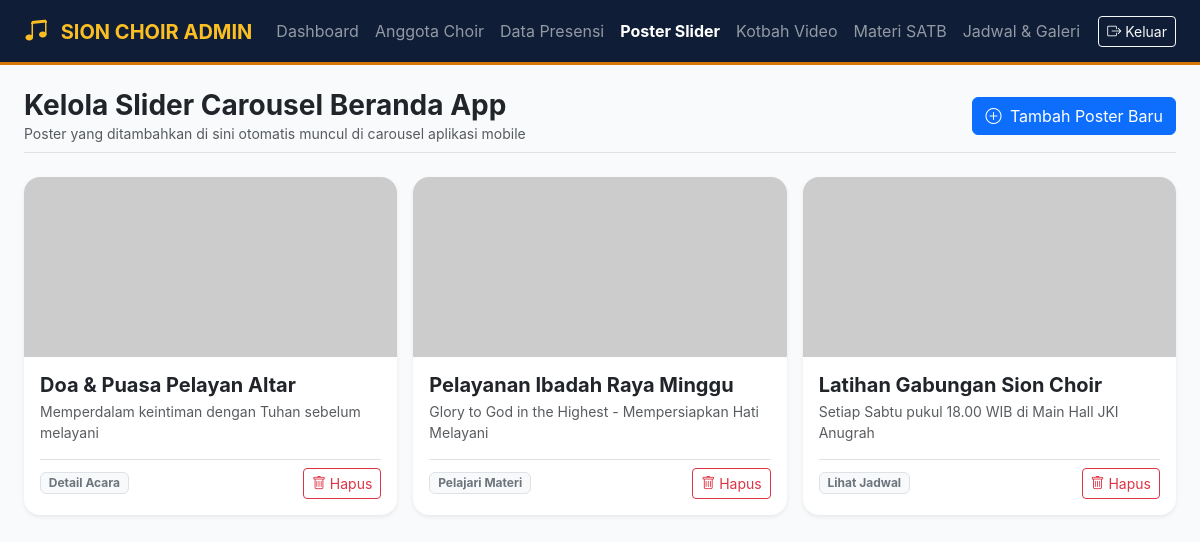
Page /posters.php (signed in) on the committed database.
### tables this page shows
CREATE TABLE IF NOT EXISTS `chsn_posters` (
  `id` INT AUTO_INCREMENT PRIMARY KEY,
  `title` VARCHAR(255) NOT NULL,
  `subtitle` VARCHAR(255) NULL,
  `image_url` VARCHAR(500) NOT NULL,
  `action_text` VARCHAR(50) DEFAULT 'Lihat Detail',
  `is_active` TINYINT(1) DEFAULT 1,
  `created_at` TIMESTAMP DEFAULT CURRENT_TIMESTAMP
);

### posters.php (the view, shortened to what this page needs)
<?php
require_once 'config.php';
$posters = $pdo->query("SELECT * FROM chsn_posters ORDER BY id DESC")->fetchAll();
?>
<!DOCTYPE html>
<html lang="id">
<head>
    <link href="https://cdn.jsdelivr.net/npm/bootstrap@5.3.3/dist/css/bootstrap.min.css" rel="stylesheet">
    <link rel="stylesheet" href="https://cdn.jsdelivr.net/npm/bootstrap-icons@1.11.3/font/bootstrap-icons.min.css">
</head>
<body>
<nav class="navbar navbar-expand-lg navbar-dark navbar-choir sticky-top py-2">
    <div class="container-fluid px-4">
        <a class="navbar-brand fw-bold" href="dashboard.php" style="color: #FBBF24;">
            <i class="bi bi-music-note-beamed fs-4 me-2"></i> SION CHOIR ADMIN
        </a>
        <div class="collapse navbar-collapse">
            <ul class="navbar-nav me-auto">
                <li class="nav-item"><a class="nav-link" href="dashboard.php">Dashboard</a></li>
                <li class="nav-item"><a class="nav-link" href="users.php">Anggota Choir</a></li>
                <li class="nav-item"><a class="nav-link" href="absensi.php">Data Presensi</a></li>
                <li class="nav-item"><a class="nav-link active fw-bold" href="posters.php">Poster Slider</a></li>
                <li class="nav-item"><a class="nav-link" href="kotbah.php">Kotbah Video</a></li>
                <li class="nav-item"><a class="nav-link" href="materi.php">Materi SATB</a></li>
                <li class="nav-item"><a class="nav-link" href="jadwal.php">Jadwal & Galeri</a></li>
            </ul>
            <a href="logout.php" class="btn btn-sm btn-outline-light"><i class="bi bi-box-arrow-right"></i> Keluar</a>
        </div>
    </div>
</nav>
<div class="container-fluid px-4 py-4">
    <div class="d-flex justify-content-between align-items-center mb-4 pb-2 border-bottom">
        <div>
            <h3 class="fw-bold mb-0 text-dark">Kelola Slider Carousel Beranda App</h3>
            <p class="text-muted small mb-0">Poster yang ditambahkan di sini otomatis muncul di carousel aplikasi mobile</p>
        </div>
        <button class="btn btn-primary" data-bs-toggle="modal" data-bs-target="#modalTambah">
            <i class="bi bi-plus-circle me-1"></i> Tambah Poster Baru
        </button>
    </div>
    <div class="row g-3">
        <?php if (empty($posters)): ?>
            <div class="col-12 text-center py-5 text-muted">
                <i class="bi bi-images fs-1 d-block mb-2 text-secondary"></i>
                Belum ada poster carousel. Silakan klik tombol "Tambah Poster Baru".
            </div>
        <?php else: ?>
            <?php foreach ($posters as $p): ?>
                <div class="col-md-4">
                    <div class="card h-100 border-0 shadow-sm rounded-4 overflow-hidden">
                        <img src="<?= htmlspecialchars($p['image_url']) ?>" class="card-img-top" style="height: 180px; object-fit: cover;" alt="<?= htmlspecialchars($p['title']) ?>" onerror="this.src='https://placehold.co/600x300?text=Poster+Choir';">
                        <div class="card-body">
                            <h5 class="fw-bold card-title mb-1"><?= htmlspecialchars($p['title']) ?></h5>
                            <p class="card-text text-muted small mb-3"><?= htmlspecialchars($p['subtitle']) ?></p>
                            <div class="d-flex justify-content-between align-items-center border-top pt-2">
                                <span class="badge bg-light text-secondary border"><?= htmlspecialchars($p['action_text']) ?></span>
                                <a href="posters.php?delete=<?= $p['id'] ?>" class="btn btn-sm btn-outline-danger" onclick="return confirm('Hapus poster ini?');">
                                    <i class="bi bi-trash"></i> Hapus
                                </a>
                            </div>
                        </div>
                    </div>
                </div>
            <?php endforeach; ?>
        <?php endif; ?>
    </div>
</div>
</body>
</html>

### posters.php (style rules this page uses)
body { background-color: #F8FAFC; font-family: -apple-system, BlinkMacSystemFont, "Segoe UI", Roboto, sans-serif; }
.navbar-choir { background-color: #0F1E36; border-bottom: 3px solid #D97706; }

### rows in the picture
chsn_posters: title "Doa & Puasa Pelayan Altar", subtitle "Memperdalam keintiman dengan Tuhan sebelum melayani", action_text "Detail Acara"
chsn_posters: title "Pelayanan Ibadah Raya Minggu", subtitle "Glory to God in the Highest - Mempersiapkan Hati Melayani", action_text "Pelajari Materi"
chsn_posters: title "Latihan Gabungan Sion Choir", subtitle "Setiap Sabtu pukul 18.00 WIB di Main Hall JKI Anugrah", action_text "Lihat Jadwal"
